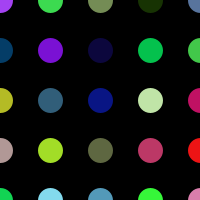
Frame 1 (no input)
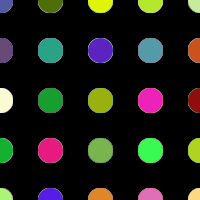
Frame 60 (the mouse pressed at the canvas centre just before this capture)
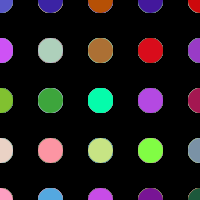
Frame 120 (the mouse held since frame 60 and released just before this capture)

The Processing sketch that drew these frames (run headless with seeded random() and noise(); from frame 60 on, the mouse is pressed at the canvas centre):

// Processing sketch: processing_13638
// ── processing_13638.pde

int b=0; 
void setup() { 
size(200,200); 
background(0);
} 
void draw() { 
for( int y=0; y<300; y=y+50 ) { 
for( int x=0; x<300; x=x+50 ) { 
float d=dist(x,y,100,100);
float c=(sin(radians(d*10+b))+1)*100; 
stroke(random(255),random(255),random(255));
strokeWeight(25);
point(x,y); 

} 
} 
b=b+5; 
}

//Too hard............
                
                
